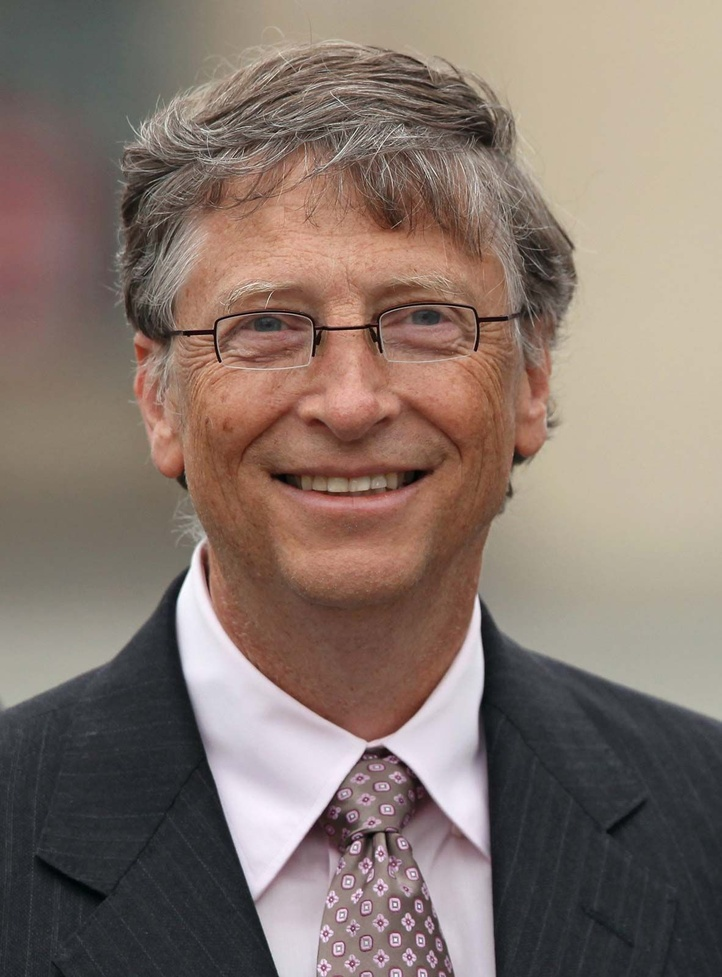
#> input picture Project No.1/Test Images/Bill-Gates.jpg, 722 x 977 px, shrunk from 1182 x 1600 before the run, found by its file name
$ jupyter execute LensDetector.ipynb   (shell and % lines are left out)
#> lines starting #> are read from the running program, lines starting #| are printed output that depends on the picture; after the words box and inside, x2 and y2 are one past the last pixel; in counts of white or black regions, pixels touching at a corner belong together
<a href="https://colab.research.google.com/github/Kratugautam99/Python-Projects/blob/main/Project%20No.1/SpecsDetector.ipynb" target="_parent"></a>

[cell 1]
from google.colab import drive
drive.mount('/content/drive')
import cv2
from google.colab.patches import cv2_imshow
face_cascade = cv2.CascadeClassifier('haarcascade_frontalface_default.xml')
eye_cascade = cv2.CascadeClassifier('haarcascade_eye.xml')
def detect_glasses(image_path):
    img = cv2.imread(image_path)
#> img is the input picture: shape (977, 722, 3); mean B, G, R 108.1, 116.8, 133.2
    if img is None:
        print("Error: Image not loaded. Please check the file path.")
        return
    gray = cv2.cvtColor(img, cv2.COLOR_BGR2GRAY)
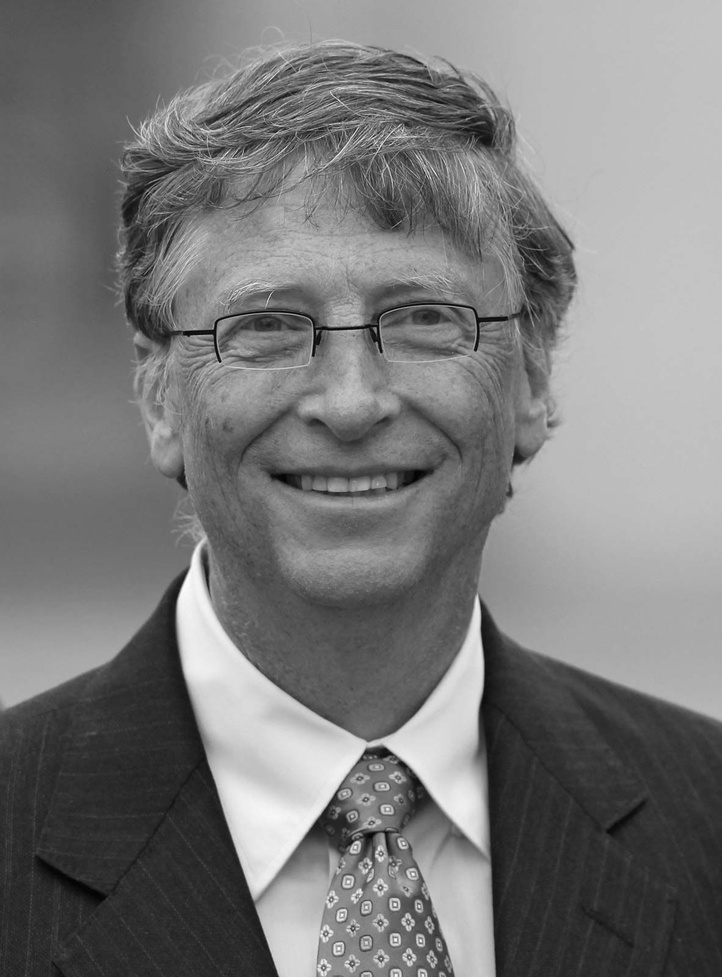
#> gray: shape (977, 722); min 2, max 252, mean 120.8
    faces = face_cascade.detectMultiScale(gray, 1.3, 5)
#> faces = [[114, 170, 412, 412]]
    glasses_detected = False
    for (x, y, w, h) in faces:
        cv2.rectangle(img, (x, y), (x+w, y+h), (255, 0, 0), 2)
        roi_gray = gray[y:y+h, x:x+w]
        roi_color = img[y:y+h, x:x+w]
        eyes = eye_cascade.detectMultiScale(roi_gray)
        for (ex, ey, ew, eh) in eyes:
            cv2.rectangle(roi_color, (ex, ey), (ex+ew, ey+eh), (0, 255, 0), 2)
            if len(eyes) >= 2:
                glasses_detected = True
                cv2.putText(img, 'No Glasses Detected', (x, y-10), cv2.FONT_HERSHEY_SIMPLEX, 0.9, (36,255,12), 2)
            else:
                glasses_detected = False
                cv2.putText(img, 'Glasses Detected', (x, y-10), cv2.FONT_HERSHEY_SIMPLEX, 0.9, (36,255,12), 2)
#> this loop made 1 pass
#> (x, y, w, h, eyes) on pass 1: (114, 170, 412, 412, [[260, 34, 32, 32]])
#> pass 1, in detect_glasses, `roi_gray = gray[y:y+h, x:x+w]`:
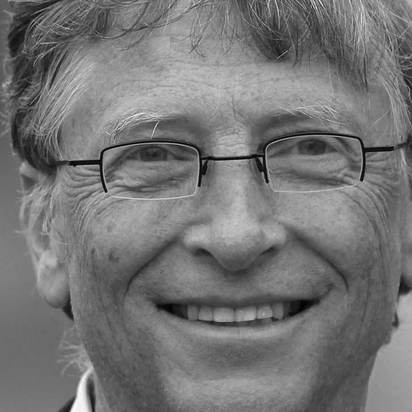
#> roi_gray: shape (412, 412); min 2, max 251, mean 117
#> after the loop:
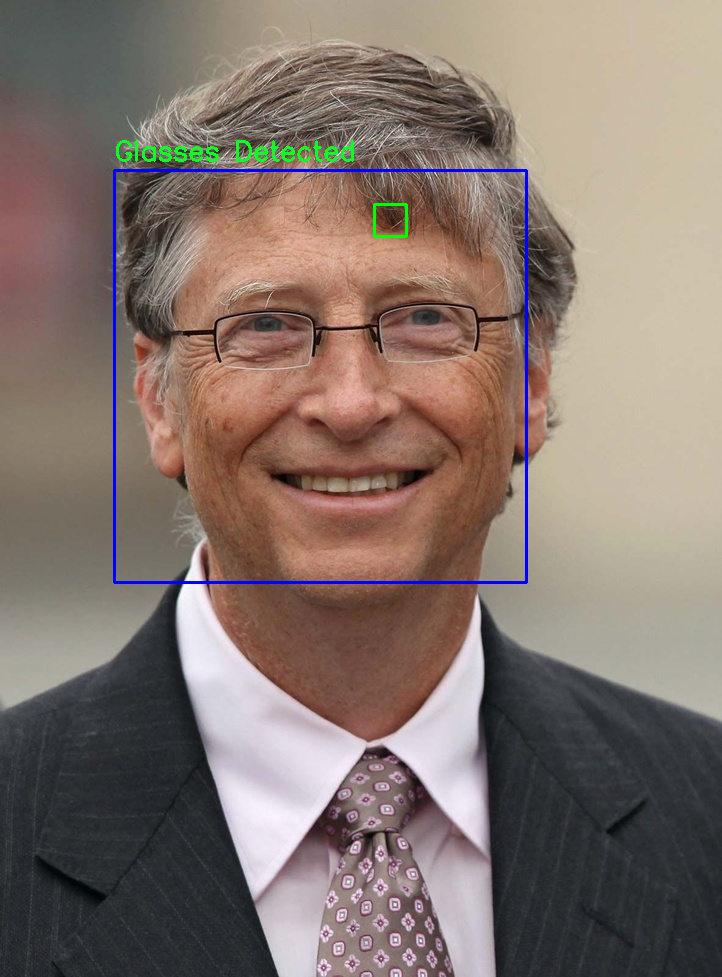
#> img: shape (977, 722, 3); 1.01% of pixels changed, all inside (x1, y1, x2, y2) = (113, 140, 528, 584)
#> after the loop:
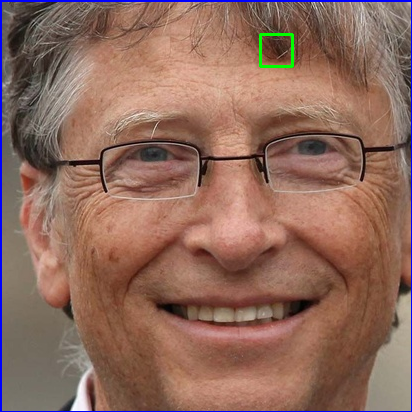
#> roi_color: shape (412, 412, 3); mean B, G, R 92.7, 106.5, 143.2
    cv2_imshow(img)
    if glasses_detected:
        print("No Glasses detected!")
    else:
        print("Glasses detected.")
detect_glasses('/content/drive/MyDrive/Test_Images/Bill-Gates.jpg')
detect_glasses('/content/drive/MyDrive/Test_Images/Elon-Musk.jpg')
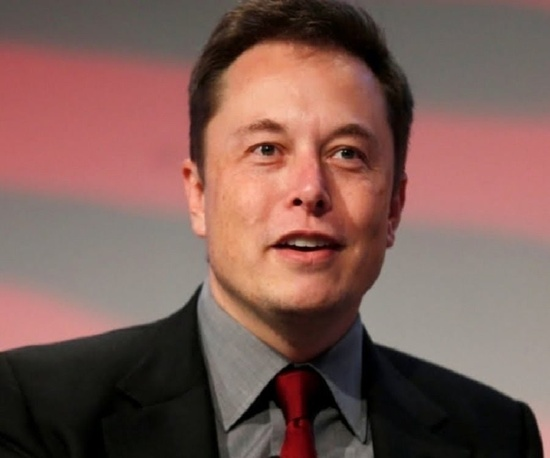
#> input picture Project No.1/Test Images/Elon-Musk.jpg, 550 x 458 px, shrunk from 900 x 750 before the run, found by its file name
#> in detect_glasses, img is the input picture: shape (458, 550, 3); mean B, G, R 85.4, 91.9, 124
#> in detect_glasses (call 2), `gray = cv2.cvtColor(img, cv2.COLOR_BGR2GRAY)`:
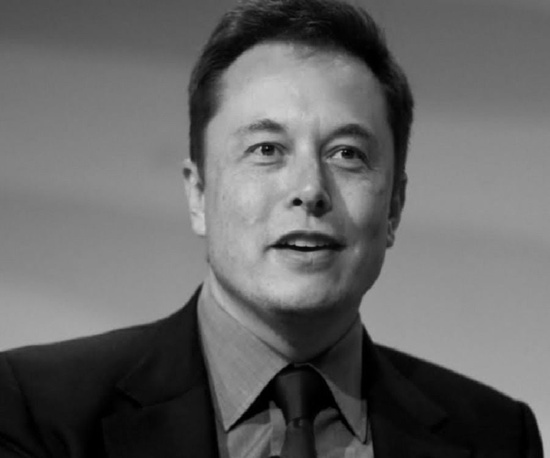
#> gray: shape (458, 550); min 0, max 208, mean 100.7
#> in detect_glasses (call 2), `faces = face_cascade.detectMultiScale(gray, 1.3, 5)`: faces = [[186, 57, 239, 239]]
#> the loop in detect_glasses (call 2), `for (x, y, w, h) in faces:` made 1 pass
#> (x, y, w, h, eyes) on pass 1: (186, 57, 239, 239, [[135, 71, 50, 50], [51, 65, 57, 57], [78, 147, 82, 82]])
#> pass 1, in detect_glasses (call 2), `roi_gray = gray[y:y+h, x:x+w]`:
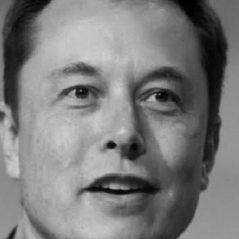
#> roi_gray: shape (239, 239); min 0, max 208, mean 123.7
#> pass 1, in detect_glasses (call 2), `roi_color = img[y:y+h, x:x+w]`:
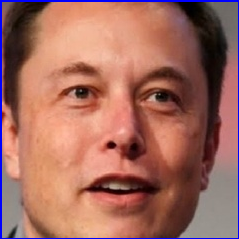
#> roi_color: shape (239, 239, 3); mean B, G, R 95.2, 106.2, 161.3
#> after the loop in detect_glasses (call 2), `for (x, y, w, h) in faces:`:
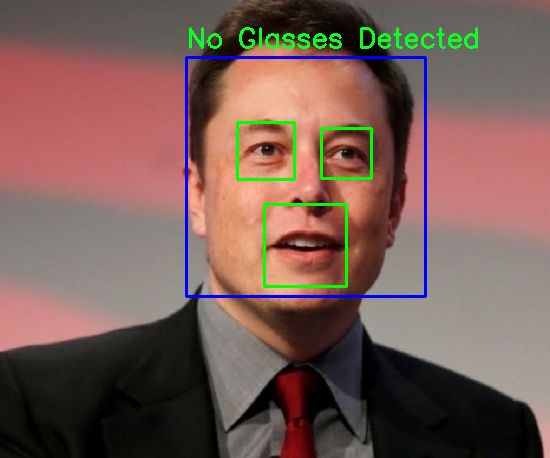
#> img: shape (458, 550, 3); 2.86% of pixels changed, all inside (x1, y1, x2, y2) = (185, 27, 478, 298)
#> after the loop in detect_glasses (call 2), `for (x, y, w, h) in faces:`:
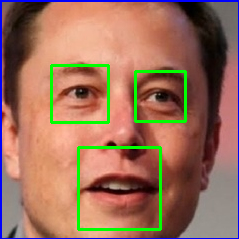
#> roi_color: shape (239, 239, 3); 3.95% of pixels changed, all inside (x1, y1, x2, y2) = (50, 64, 187, 231)
